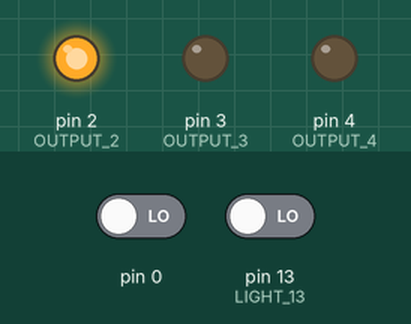
Bench run of a sketch on a simulated Arduino Uno, built with avr-gcc and run on an emulated ATmega328P. Shown: output pins drawn as LEDs (lit = HIGH). The test bench sets the inputs (shaded band); at power-on: pin 0 LOW, pin 13 (LIGHT_13) LOW.

Above: at 1.2 s.
1.3 s: pin 0 driven HIGH
At 2.0 s:
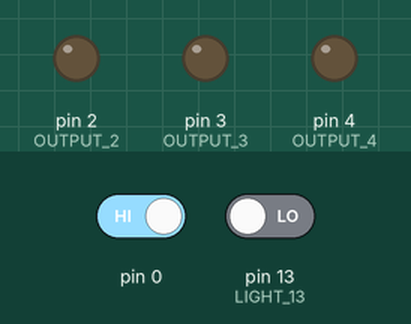
2.8 s: pin 0 driven LOW
At 3.2 s:
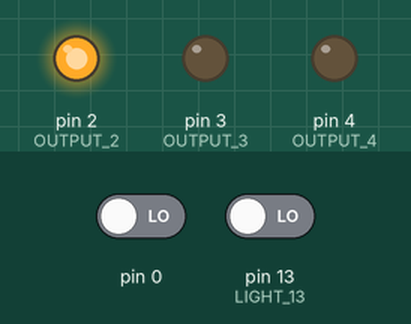
Timing chart, 0 to 5.8 s (numbered marks = the images above; inputs shaded):
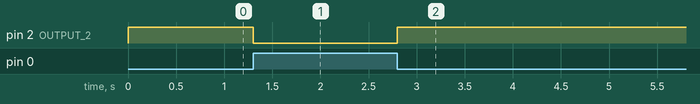

The sketch:

LEDTest.ino
```cpp
int OUTPUT_2 = 2;
int OUTPUT_3 = 3;
int OUTPUT_4 = 4;

int INPUT_11 = 11;
int INPUT_12 = 12;
int LIGHT_13 = 13;


void setup() {
  // put your setup code here, to run once:
  pinMode(OUTPUT_2, OUTPUT);
  pinMode(OUTPUT_3, OUTPUT);
  pinMode(OUTPUT_4, OUTPUT);

  pinMode(INPUT_11, INPUT);
  pinMode(INPUT_12, INPUT);
  pinMode(LIGHT_13, INPUT);
}

void loop() {
  // put your main code here, to run repeatedly:
  // connect a limit switch to pin 11, and connect pin 2 to pin 13. This reads if the limit switch is high or low.
  // if the limit switch is pressed the light will turn off and vices versa. This is to simulate what will be done with the roboRio.
  if(digitalRead(INPUT_11 == HIGH))digitalWrite(OUTPUT_2, LOW);
  else digitalWrite(OUTPUT_2,HIGH);
  digitalRead(LIGHT_13);// checks the state of pin 2
}
```

Measured:
- after the input at 1.3 s, pin 2 (OUTPUT_2): HIGH → LOW at once
- after the input at 2.8 s, pin 2 (OUTPUT_2): LOW → HIGH at once
